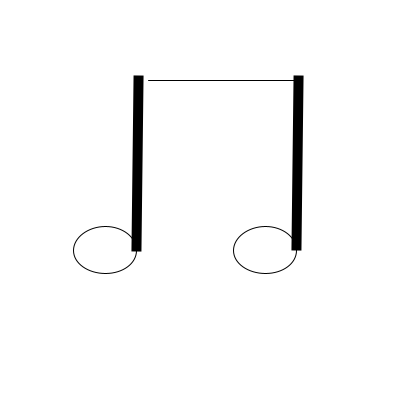
Frame 1 (no input)
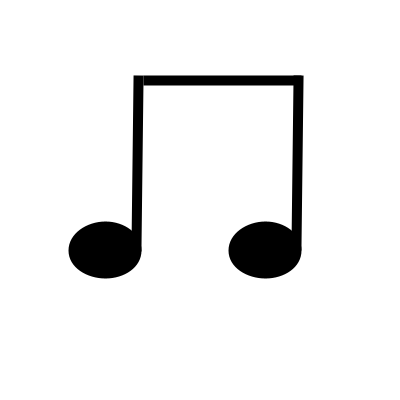
Frame 60 (the mouse pressed at the canvas centre just before this capture)
Frame 120 (the mouse held since frame 60 and released just before this capture): identical to frame 60, image omitted

The Processing sketch that drew these frames (run headless with seeded random() and noise(); from frame 60 on, the mouse is pressed at the canvas centre):

// Processing sketch: Personal_Program
// ── Personal_Program.pde
void setup() {
  size(400, 400);
}
void draw() {
  background(255);
ellipse(105, 250, 63, 47);

ellipse(265, 250, 63,47);

fill(0);

line(148, 80, 296, 80);
strokeWeight(10);
strokeCap(PROJECT);


line(298, 80, 296, 245);
line(138, 80, 136, 246);

save("Personal Program");




}
